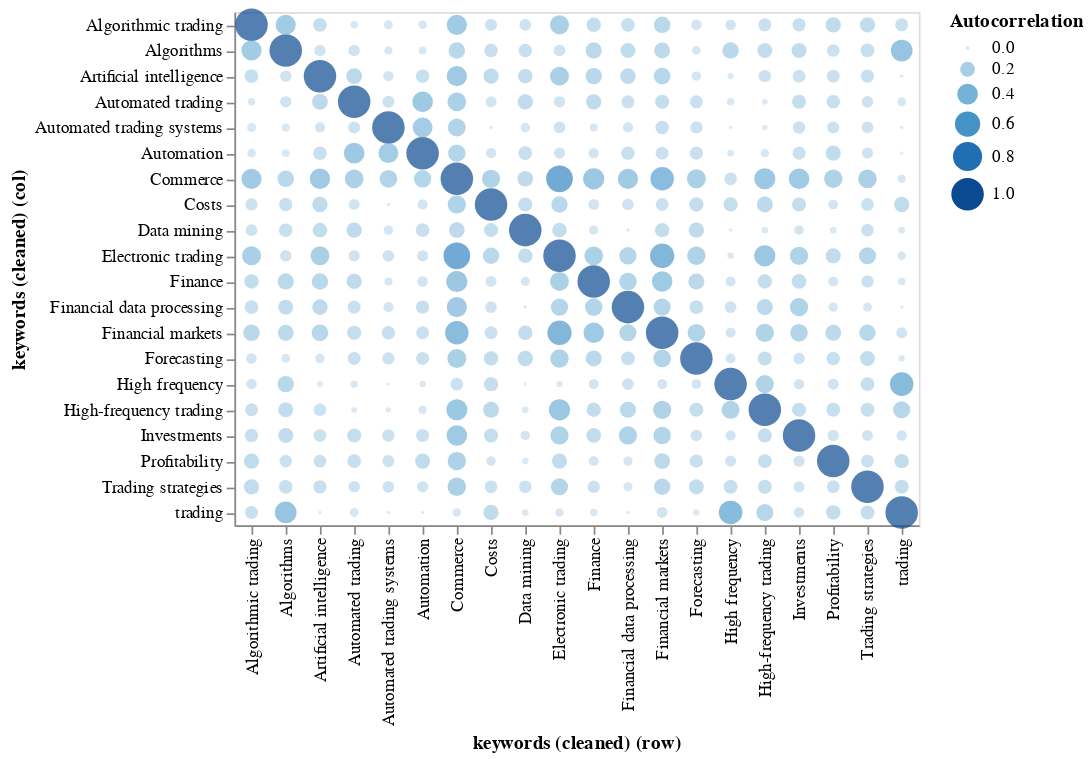

Write notebook code for a chart like this one.
### Code cell
rdf.autocorrelation(
    column='keywords (cleaned)',
    sep=';'
).circlerel()

### Figure 1 — Vega-Lite specification as saved in the notebook (floating-point values rounded to 4 significant figures; data arrays with more than 128 entries replaced by an {"elided": "..."} marker saying what was removed)
{"$schema": "https://vega.github.io/schema/vega-lite/v3.4.0.json", "config": {"mark": {"tooltip": null}, "view": {"height": 300, "width": 400}}, "data": {"name": "data-636608b6d6567dd47216e1912c3d9697"}, "datasets": {"data-636608b6d6567dd47216e1912c3d9697": {"elided": "400 records"}}, "encoding": {"color": {"field": "Autocorrelation", "type": "quantitative"}, "size": {"field": "Autocorrelation", "type": "quantitative"}, "x": {"axis": {"labelAngle": 270}, "field": "keywords (cleaned) (row)", "sort": "ascending", "type": "nominal"}, "y": {"field": "keywords (cleaned) (col)", "sort": "ascending", "type": "nominal"}}, "mark": "circle"}
